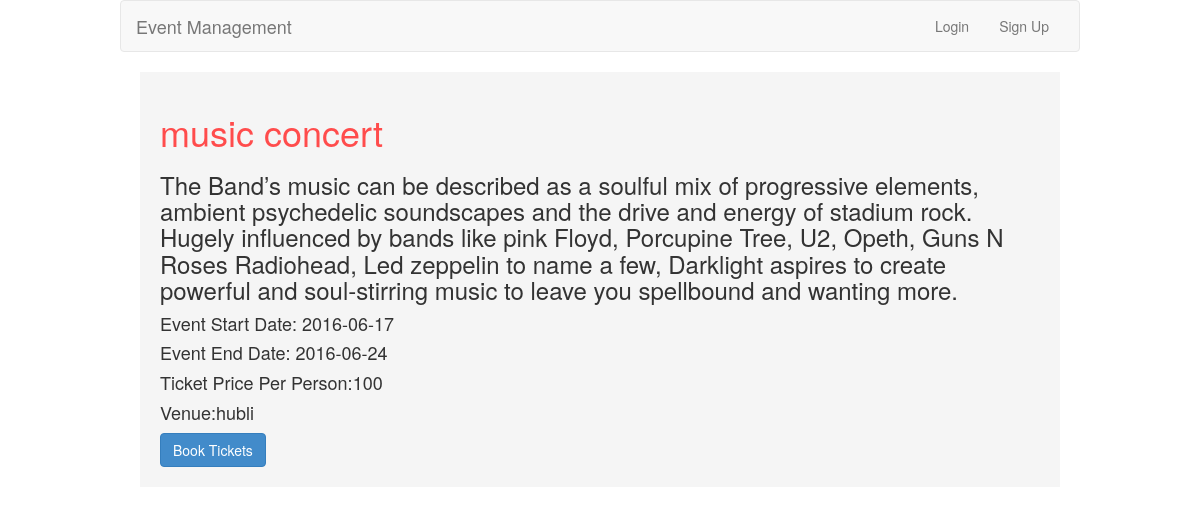
Screenshot of /desc.php?id=1 with the database file from the repository.
### tables this page shows
CREATE TABLE `event` (
  `id` int(11) NOT NULL,
  `event_name` varchar(250) NOT NULL,
  `event_organizer` varchar(250) DEFAULT NULL,
  `description` varchar(2000) DEFAULT NULL,
  `venue` varchar(200) DEFAULT NULL,
  `event_start_date` date DEFAULT NULL,
  `event_end_date` date DEFAULT NULL,
  `event_website_url` varchar(100) DEFAULT NULL,
  `ticket_prize` double DEFAULT NULL,
  `contact_1` varchar(45) DEFAULT NULL,
  `contact_2` varchar(45) DEFAULT NULL,
  `contact_3` varchar(45) DEFAULT NULL,
  `no_of_seats` varchar(45) DEFAULT NULL,
  `terms_conditions` varchar(45) DEFAULT NULL,
  `book_url` varchar(45) DEFAULT NULL,
  `event_image` varchar(45) DEFAULT NULL
);

### desc.php (the view, shortened to what this page needs)
<?php
include_once 'dbconnect.php';
$event_id=$_GET['id'];
$result = mysqli_query($con, "SELECT * FROM event where id=$event_id") or die("no query");
    while ($row = mysqli_fetch_array($result))
            {
            $_SESSION['event_organizer']=$event_organizer;?>
<!DOCTYPE html>
<html>
<head>
	<link rel="stylesheet" href="bootstrap.min.css" type="text/css" />
</head>
<body style="width:80%;
        margin-left:auto;
        margin-right:auto;">
    <nav class="navbar navbar-default" role="navigation">
	<div class="container-fluid">
		<div class="navbar-header">
			<a class="navbar-brand" href="index.php">Event Management</a>
		</div>
		<div class="collapse navbar-collapse" id="navbar1">
			<ul class="nav navbar-nav navbar-right">
				<?php if (isset($_SESSION['usr_id'])) { ?>
				<li><p class="navbar-text">Signed in as <?php echo $_SESSION['usr_name']; ?></p></li>
				<li><a href="logout.php">Log Out</a></li>
				<?php } else { ?>
				<li><a href="login.php">Login</a></li>
				<li><a href="register.php">Sign Up</a></li>
				<?php } ?>
			</ul>
		</div>
	</div>
</nav>
	<div style=" background-color: #F5F5F5;
    padding: 20px;
    margin: 20px;">
	<h1 style="color:#ff4c4c;"><?php echo $row['event_name'];?></h1>
        <h3><?php echo $row['description'];?></h3>
	<h4>Event Start Date: <?php echo $row['event_start_date'];?></h4>
	<h4>Event End Date:  <?php echo $row['event_end_date'];?></h4>
	<h4>Ticket Price Per Person:<?php echo $row['ticket_prize'];?></h4>
        <h4>Venue:<?php echo $row['venue'];?></h4>
    <a class="btn btn-primary" href="login.php?id=<?php echo $event_id;?>">Book Tickets</a>
           <?php
                                               }?>
    </div>
</body>
</html>

### rows the page displays
event: event_name "music concert", description "The Band’s music can be described as a soulful mix of progressive elements, ambient psychedelic soundscapes and the drive and energy of stadium rock. Hugely influenced by bands like pink Floyd, Porcupine Tree, U2, Opeth, Guns N Roses Radiohead, Led zeppelin to name a few, Darklight aspires to create powerful and soul-stirring music to leave you spellbound and wanting more.", event_start_date "2016-06-17", event_end_date "2016-06-24", ticket_prize "100", venue "hubli"
